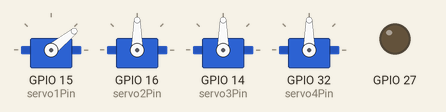
Simulated run of this sketch. Board: ESP32. Parts: 4 × servo, output pins drawn as LEDs (lit = HIGH).

Above: at 0.05 s.
At 0.35 s:
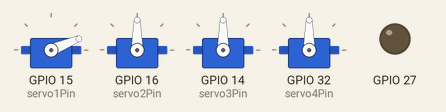
At 0.7 s:
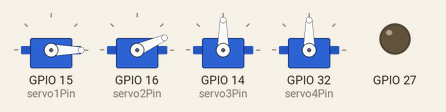
At 1.05 s:
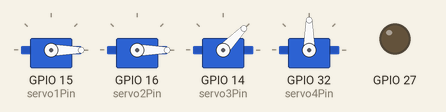
At 1.4 s:
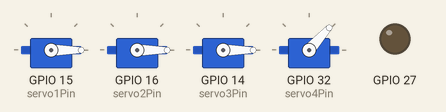
At 6.8 s:
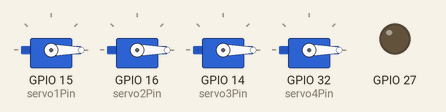
Timing chart, 0 to 8.9 s (numbered marks = the images above):
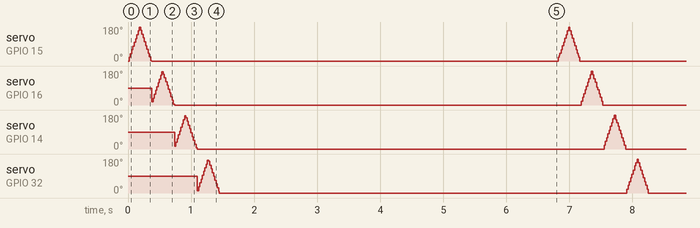

The sketch:

ESP32_Multiple_Servos.ino
```cpp
/*
 * ESP32 Servo Example Using Arduino ESP32 Servo Library
 * John K. Bennett
 * March, 2017
 *
 * This sketch uses the Arduino ESP32 Servo Library to sweep 4 servos in sequence.
 *
 * Different servos require different pulse widths to vary servo angle, but the range is
 * an approximately 500-2500 microsecond pulse every 20ms (50Hz). In general, hobbyist servos
 * sweep 180 degrees, so the lowest number in the published range for a particular servo
 * represents an angle of 0 degrees, the middle of the range represents 90 degrees, and the top
 * of the range represents 180 degrees. So for example, if the range is 1000us to 2000us,
 * 1000us would equal an angle of 0, 1500us would equal 90 degrees, and 2000us would equal 1800
 * degrees.
 *
 * Circuit:
 * Servo motors have three wires: power, ground, and signal. The power wire is typically red,
 * the ground wire is typically black or brown, and the signal wire is typically yellow,
 * orange or white. Since the ESP32 can supply limited current at only 3.3V, and servos draw
 * considerable power, we will connect servo power to the VBat pin of the ESP32 (located
 * near the USB connector). THIS IS ONLY APPROPRIATE FOR SMALL SERVOS.
 *
 * We could also connect servo power to a separate external
 * power source (as long as we connect all of the grounds (ESP32, servo, and external power).
 * In this example, we just connect ESP32 ground to servo ground. The servo signal pins
 * connect to any available GPIO pins on the ESP32 (in this example, we use pins
 * 22, 19, 23, & 18).
 *
 * In this example, we assume four Tower Pro SG90 small servos.
 * The published min and max for this servo are 500 and 2400, respectively.
 * These values actually drive the servos a little past 0 and 180, so
 * if you are particular, adjust the min and max values to match your needs.
 * Experimentally, 550 and 2350 are pretty close to 0 and 180.
 */

#include <ESP32Servo.h>

// create four servo objects
Servo servo1;
Servo servo2;
Servo servo3;
Servo servo4;
Servo servo5;

// Published values for SG90 servos; adjust if needed
int minUs = 1000;
int maxUs = 2000;

// These are all GPIO pins on the ESP32
// Recommended pins include 2,4,12-19,21-23,25-27,32-33
// for the ESP32-S2 the GPIO pins are 1-21,26,33-42
// for the ESP32-S3 the GPIO pins are 1-21,35-45,47-48
// for the ESP32-C3 the GPIO pins are 1-10,18-21
#if defined(CONFIG_IDF_TARGET_ESP32C3)
int servo1Pin = 7;
int servo2Pin = 6;
int servo3Pin = 5;
int servo4Pin = 4;
int servo5Pin = 3;
#else
int servo1Pin = 15;
int servo2Pin = 16;
int servo3Pin = 14;
#if defined(CONFIG_IDF_TARGET_ESP32S2) || defined(CONFIG_IDF_TARGET_ESP32S3)
int servo4Pin = 13;
#else
int servo4Pin = 32;
#endif
int servo5Pin = 4;
#endif

int pos = 0;      // position in degrees
ESP32PWM pwm;
void setup() {
	// Allow allocation of all timers
	ESP32PWM::allocateTimer(0);
	ESP32PWM::allocateTimer(1);
	ESP32PWM::allocateTimer(2);
	ESP32PWM::allocateTimer(3);
	Serial.begin(115200);
	servo1.setPeriodHertz(50);      // Standard 50hz servo
	servo2.setPeriodHertz(50);      // Standard 50hz servo
	servo3.setPeriodHertz(330);      // Standard 50hz servo
	servo4.setPeriodHertz(200);      // Standard 50hz servo
	//servo5.setPeriodHertz(50);      // Standard 50hz servo


}

void loop() {
	servo1.attach(servo1Pin, minUs, maxUs);
	servo2.attach(servo2Pin, minUs, maxUs);
#if defined(CONFIG_IDF_TARGET_ESP32S2) || defined(CONFIG_IDF_TARGET_ESP32C3)
	pwm.attachPin(37, 10000);//10khz
#elif defined(CONFIG_IDF_TARGET_ESP32C3)
	pwm.attachPin(7, 10000);//10khz
#else
	pwm.attachPin(27, 10000);//10khz
#endif
	servo3.attach(servo3Pin, minUs, maxUs);
	servo4.attach(servo4Pin, minUs, maxUs);

	//servo5.attach(servo5Pin, minUs, maxUs);


	for (pos = 0; pos <= 180; pos += 1) { // sweep from 0 degrees to 180 degrees
		// in steps of 1 degree
		servo1.write(pos);
		delay(1);             // waits 20ms for the servo to reach the position
	}

	for (pos = 180; pos >= 0; pos -= 1) { // sweep from 180 degrees to 0 degrees
		servo1.write(pos);
		delay(1);
	}

	for (pos = 0; pos <= 180; pos += 1) { // sweep from 0 degrees to 180 degrees
		// in steps of 1 degree
		servo2.write(pos);
		delay(1);             // waits 20ms for the servo to reach the position
	}
	for (pos = 180; pos >= 0; pos -= 1) { // sweep from 180 degrees to 0 degrees
		servo2.write(pos);
		delay(1);
	}

	for (pos = 0; pos <= 180; pos += 1) { // sweep from 0 degrees to 180 degrees
		// in steps of 1 degree
		servo3.write(pos);
		delay(1);             // waits 20ms for the servo to reach the position
	}
	for (pos = 180; pos >= 0; pos -= 1) { // sweep from 180 degrees to 0 degrees
		servo3.write(pos);
		delay(1);
	}

	for (pos = 0; pos <= 180; pos += 1) { // sweep from 0 degrees to 180 degrees
		// in steps of 1 degree
		servo4.write(pos);
		delay(1);             // waits 20ms for the servo to reach the position
	}
	for (pos = 180; pos >= 0; pos -= 1) { // sweep from 180 degrees to 0 degrees
		servo4.write(pos);
		delay(1);
	}
	for (pos = 0; pos <= 180; pos += 1) { // sweep from 0 degrees to 180 degrees
		// in steps of 1 degree
		servo5.write(pos);
		delay(1);             // waits 20ms for the servo to reach the position
	}
	for (pos = 180; pos >= 0; pos -= 1) { // sweep from 180 degrees to 0 degrees
		servo5.write(pos);
		delay(1);
	}
	servo1.detach();
	servo2.detach();;
	servo3.detach();
	servo4.detach();
	pwm.detachPin(27);

	delay(5000);

}
```
